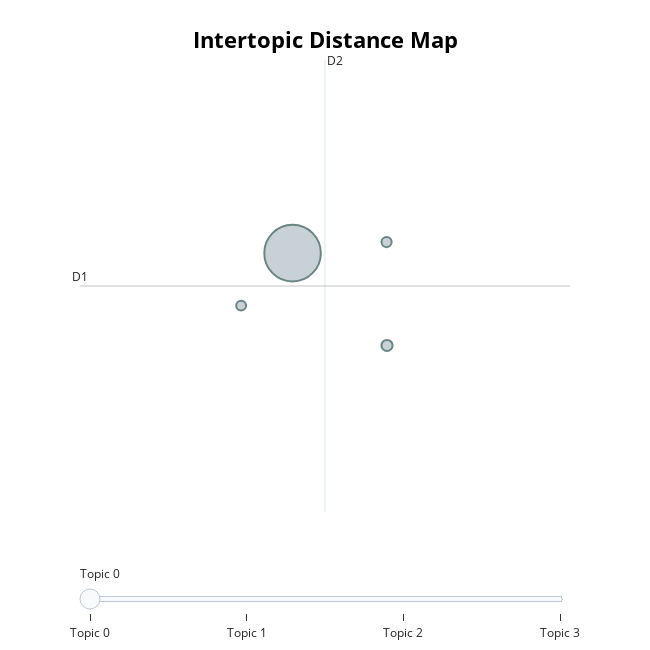

Notebook code cell kept with this figure:
### Code cell
topic_model.visualize_topics()

### Figure 1 — Plotly figure (JSON) as saved in the notebook; plotly's stock layout.template omitted (floating-point values rounded to 4 significant figures)
{"data": [{"customdata": [[0, "good | place | food | not | very", 5611], [1, "delivery | time | good | boy | order", 218], [2, "quantity | less | good | price | food", 181], [3, "deliver | order | receive | time | wrong", 173]], "hovertemplate": "<b>Topic %{customdata[0]}</b><br>%{customdata[1]}<br>Size: %{customdata[2]}", "legendgroup": "", "marker": {"color": "#B0BEC5", "line": {"color": "DarkSlateGrey", "width": 2}, "size": [5611, 218, 181, 173], "sizemode": "area", "sizeref": 3.507, "symbol": "circle"}, "mode": "markers", "name": "", "orientation": "v", "showlegend": false, "type": "scatter", "x": [9.449, 10.24, 10.24, 9.018], "xaxis": "x", "y": [15.77, 14.56, 15.92, 15.08], "yaxis": "y"}], "layout": {"annotations": [{"showarrow": false, "text": "D1", "x": 7.665, "y": 15.34, "yshift": 10}, {"showarrow": false, "text": "D2", "x": 9.722, "xshift": 10, "y": 18.3}], "height": 650, "hoverlabel": {"bgcolor": "white", "font": {"family": "Rockwell", "size": 16}}, "legend": {"itemsizing": "constant", "tracegroupgap": 0}, "margin": {"t": 60}, "shapes": [{"line": {"color": "#CFD8DC", "width": 2}, "type": "line", "x0": 9.722, "x1": 9.722, "y0": 12.38, "y1": 18.3}, {"line": {"color": "#9E9E9E", "width": 2}, "type": "line", "x0": 7.665, "x1": 11.78, "y0": 15.34, "y1": 15.34}], "sliders": [{"active": 0, "pad": {"t": 50}, "steps": [{"args": [{"marker.color": [["red", "#B0BEC5", "#B0BEC5", "#B0BEC5"]]}], "label": "Topic 0", "method": "update"}, {"args": [{"marker.color": [["#B0BEC5", "red", "#B0BEC5", "#B0BEC5"]]}], "label": "Topic 1", "method": "update"}, {"args": [{"marker.color": [["#B0BEC5", "#B0BEC5", "red", "#B0BEC5"]]}], "label": "Topic 2", "method": "update"}, {"args": [{"marker.color": [["#B0BEC5", "#B0BEC5", "#B0BEC5", "red"]]}], "label": "Topic 3", "method": "update"}]}], "title": {"font": {"color": "Black", "size": 22}, "text": "<b>Intertopic Distance Map</b>", "x": 0.5, "xanchor": "center", "y": 0.95, "yanchor": "top"}, "width": 650, "xaxis": {"anchor": "y", "domain": [0, 1], "range": [7.665, 11.78], "title": {"text": ""}, "visible": false}, "yaxis": {"anchor": "x", "domain": [0, 1], "range": [12.38, 18.3], "title": {"text": ""}, "visible": false}}}
